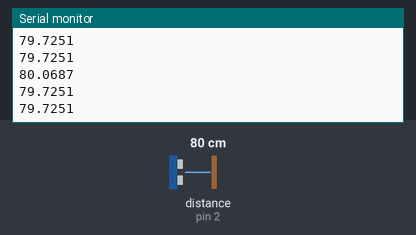
The sketch below on a simulated Arduino Uno, built with avr-gcc and run on an emulated ATmega328P. Parts: the last lines printed to the serial monitor. Wiring (inferred from the names in the program): ultrasonic range finder: trigger pin 4; echo pin 2. Inputs (shaded band) come from the test bench; at power-on: distance to the obstacle (sensor on pin 2) 80 cm. The echo pulse lasts 58.3 µs per cm.

Above: at 1.2 s.
1.3 s: distance to the obstacle (sensor on pin 2) set to 2 cm
At 1.31 s:
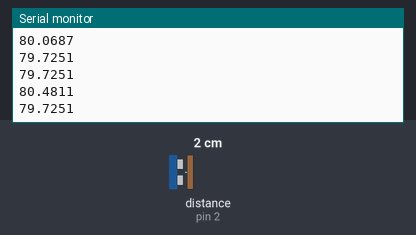
2.8 s: distance to the obstacle (sensor on pin 2) set to 4 cm
At 2.82 s:
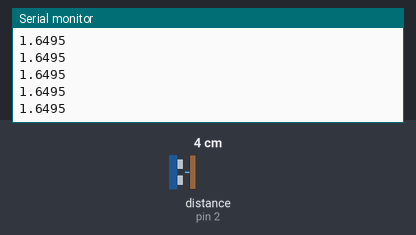
Timing chart, 0 to 5.8 s (numbered marks = the images above; inputs shaded):
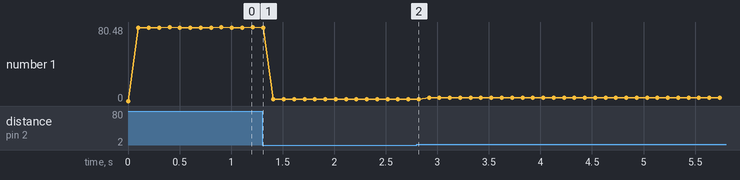

Measured:
- plotted number 1: 80.48 → 1.65 after the input at 1.3 s, 1.65 → 3.44 after the input at 2.8 s

The sketch:

ultrasonic_interrrupt.ino
```cpp
volatile unsigned long LastPulseTime;
volatile unsigned long startTime;
int duration;

#define trigPin 4
#define echoPin 2


void setup() {
  Serial.begin (19200);
  pinMode(trigPin, OUTPUT);
  pinMode(echoPin, INPUT);
  attachInterrupt(0, EchoPin_ISR, CHANGE);  // Pin 2 interrupt on any change
}
void loop(){
  digitalWrite(trigPin, LOW);
  delayMicroseconds(2);
  digitalWrite(trigPin, HIGH);
  delayMicroseconds(10);
  digitalWrite(trigPin, LOW);
//  Serial.print("Sensor A  ");
//  Serial.print(LastPulseTime);
//  Serial.print('\t');
  Serial.println((LastPulseTime/2) / 29.1,4);
//  Serial.println("cm");

  delay(100);
}
void EchoPin_ISR() {
    if (digitalRead(echoPin)) // Gone HIGH
        startTime = micros();
    else  // Gone LOW
        LastPulseTime = micros() - startTime;
}
```
